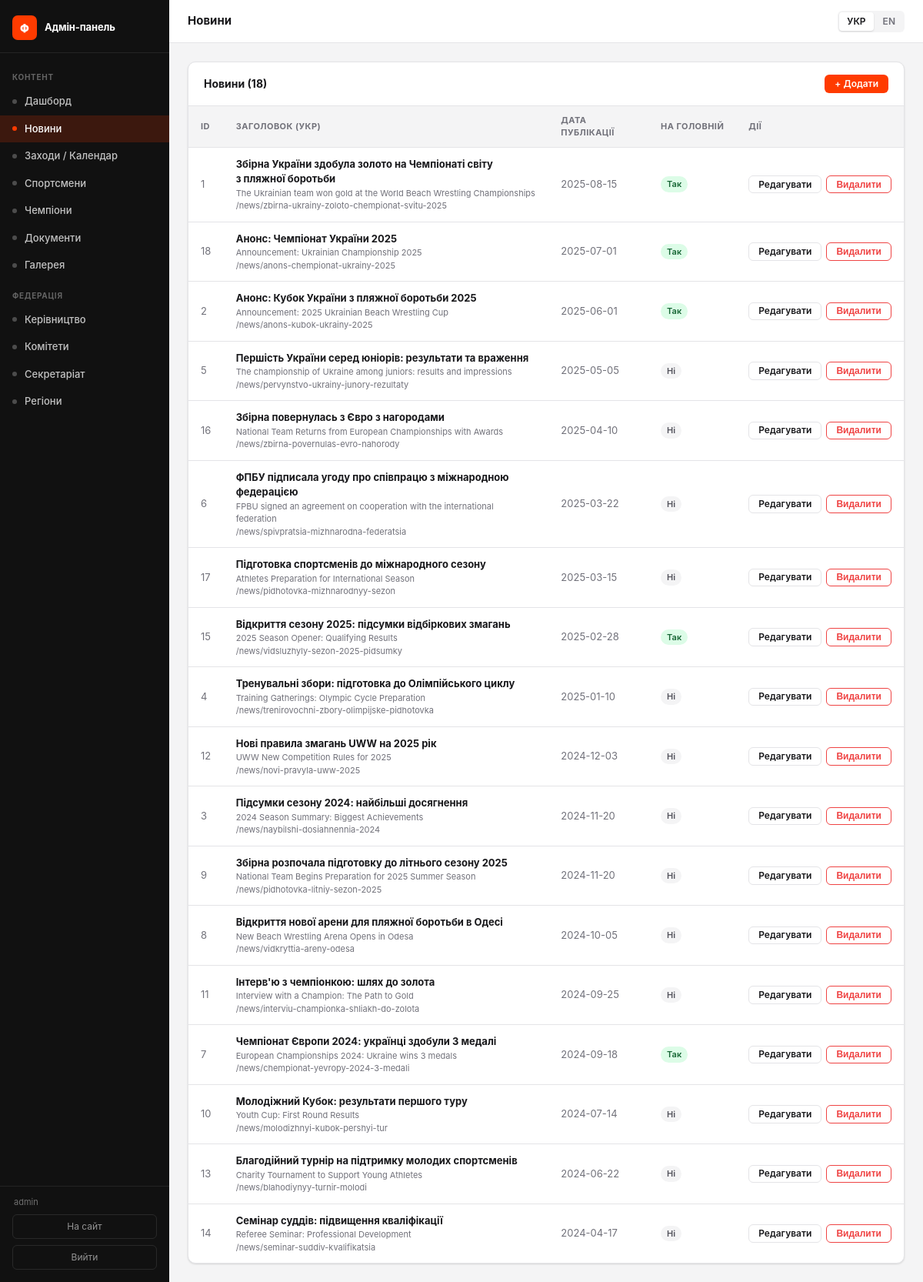
Screenshot of /admin/news (signed in) with the database file from the repository.
### tables this page shows
CREATE TABLE news (
        id INTEGER PRIMARY KEY AUTOINCREMENT,
        slug TEXT UNIQUE NOT NULL,
        title TEXT NOT NULL,
        content TEXT NOT NULL,
        cover TEXT,
        published_at TEXT NOT NULL,
        is_featured INTEGER DEFAULT 0
    , title_en TEXT, content_en TEXT);

### admin.py (the view)
@admin_bp.route('/news')
@require_admin
def news_list():
    conn = db.get_db()
    items = conn.execute("SELECT * FROM news ORDER BY published_at DESC").fetchall()
    conn.close()
    return render_template('admin/news_list.html', items=items)

### admin.py (called while the page is built)
def _lang():
    return session.get('admin_lang', 'uk')

def require_admin(f):
    @functools.wraps(f)
    def decorated(*args, **kwargs):
        if not session.get('admin_logged_in'):
            return redirect(url_for('admin.login'))
        return f(*args, **kwargs)
    return decorated

@admin_bp.context_processor
def _ctx():
    lang = _lang()
    return {
        'admin_lang': lang,
        'L': _L[lang],
        'admin_user': session.get('admin_username', ''),
        'req_endpoint': request.endpoint or '',
    }

### app.py (called while the page is built)
@app.before_request
def set_language():
    lang = request.cookies.get('lang', 'uk')
    g.lang = lang if lang in SUPPORTED_LANGS else 'uk'
    g.t    = make_t(g.lang)

@app.context_processor
def inject_globals():
    return {
        'current_year': datetime.today().year,
        'lang': g.lang,
        't': g.t,
        'icon': _icon,
    }

def _fix_text_node(text):
    text = _PREP_RE.sub(lambda m: m.group(1) + ' ', text)
    text = _YEAR_RE.sub(r'\1 \2', text)
    return text

### db.py (called while the page is built)
def get_db():
    conn = sqlite3.connect(DB_PATH)
    conn.row_factory = sqlite3.Row
    conn.execute("PRAGMA journal_mode=WAL")
    return conn

### translations.py (called while the page is built)
def make_t(lang):
    d = TRANSLATIONS.get(lang, UK)
    def t(key):
        return d.get(key, UK.get(key, key))
    return t

### templates/admin/news_list.html (shortened to what this page needs)
{% extends "admin/base.html" %}
{% block page_title %}{{ L.news }}{% endblock %}
{% block content %}
<div class="a-card">
  <div class="a-card-header">
    <div class="a-card-title">{{ L.news }} ({{ items|length }})</div>
    <a class="btn btn-primary btn-sm" href="/admin/news/new">+ {{ L.add }}</a>
  </div>
  {% if items %}
  <table class="a-table">
    <thead>
      <tr>
        <th>{{ L.id }}</th>
        <th>{{ L.title_uk }}</th>
        <th>{{ L.published_at }}</th>
        <th>{{ L.featured }}</th>
        <th>{{ L.actions }}</th>
      </tr>
    </thead>
    <tbody>
      {% for item in items %}
      <tr>
        <td class="muted">{{ item.id }}</td>
        <td>
          <strong>{{ item.title }}</strong>
          {% if item.title_en %}<div class="muted" style="font-size:11px;">{{ item.title_en }}</div>{% endif %}
          <div class="muted" style="font-size:11px;">/news/{{ item.slug }}</div>
        </td>
        <td class="muted">{{ item.published_at[:10] }}</td>
        <td>
          {% if item.is_featured %}<span class="badge badge-green">{{ L.yes }}</span>{% else %}<span class="badge badge-gray">{{ L.no }}</span>{% endif %}
        </td>
        <td>
          <div class="a-actions">
            <a class="btn btn-ghost btn-sm" href="/admin/news/{{ item.id }}/edit">{{ L.edit }}</a>
            <form method="post" action="/admin/news/{{ item.id }}/delete" style="display:inline;"
                  onsubmit="return confirm('{{ L.confirm_delete }}')">
              <button class="btn btn-sm" style="color:var(--danger);border-color:currentColor;background:transparent;" type="submit">{{ L.delete }}</button>
            </form>
          </div>
        </td>
      </tr>
      {% endfor %}
    </tbody>
  </table>
  {% else %}
  <div class="a-empty">{{ 'Новин ще немає' if admin_lang == 'uk' else 'No news yet' }}</div>
  {% endif %}
</div>
{% endblock %}

### static/css/admin.css (style rules this page uses)
*, *::before, *::after { box-sizing: border-box; margin: 0; padding: 0; }
:root { --brand: #FF3B00; --brand-hover: #e03200; --sidebar-w: 220px; --sidebar-bg: #111; --sidebar-text: rgba(255,255,255,.75); --sidebar-active: #FF3B00; --bg: #f4f4f5; --surface: #fff; --border: #e4e4e7; --text: #18181b; --muted: #71717a; --radius: 10px; --danger: #ef4444; --success: #22c55e; --shadow: 0 1px 3px rgba(0,0,0,.08), 0 1px 2px rgba(0,0,0,.06); }
html, body { height: 100%; }
body { font-family: -apple-system, BlinkMacSystemFont, 'Segoe UI', Helvetica, Arial, sans-serif; font-size: 14px; line-height: 1.5; color: var(--text); background: var(--bg); }
.a-card { background: var(--surface); border: 1px solid var(--border); border-radius: var(--radius); box-shadow: var(--shadow); overflow: hidden; }
.a-card-header { padding: 1rem 1.25rem; border-bottom: 1px solid var(--border); display: flex; align-items: center; gap: .75rem; }
.a-card-title { font-size: 14px; font-weight: 700; flex: 1; }
.a-table { width: 100%; border-collapse: collapse; font-size: 13px; }
.a-table th { text-align: left; padding: .625rem 1rem; font-size: 11px; font-weight: 700; letter-spacing: .04em; text-transform: uppercase; color: var(--muted); background: var(--bg); border-bottom: 1px solid var(--border); }
.a-table td { padding: .75rem 1rem; border-bottom: 1px solid var(--border); vertical-align: middle; }
.a-table tr:last-child td { border-bottom: none; }
.a-table .muted { color: var(--muted); }
.a-table .a-actions { display: flex; gap: .375rem; align-items: center; }
.badge { display: inline-flex; align-items: center; padding: 2px 8px; border-radius: 100px; font-size: 11px; font-weight: 600; line-height: 1.5; }
.badge-green { background: #dcfce7; color: #166534; }
.badge-gray { background: #f4f4f5; color: #52525b; }
.btn { display: inline-flex; align-items: center; gap: .375rem; padding: .5rem 1rem; border-radius: 8px; font-size: 13px; font-weight: 600; cursor: pointer; border: 1px solid transparent; text-decoration: none; transition: all .15s; line-height: 1; }
.btn-primary { background: var(--brand); color: #fff; }
.btn-ghost { background: transparent; color: var(--text); border-color: var(--border); }
.btn-sm { padding: .3rem .75rem; font-size: 12px; border-radius: 6px; }

### rows the page displays
news: id "1", title "Збірна України здобула золото на Чемпіонаті світу з пляжної боротьби", title_en "The Ukrainian team won gold at the World Beach Wrestling Championships", slug "zbirna-ukrainy-zoloto-chempionat-svitu-2025", published_at "2025-08-15", yes "Так", edit "Редагувати", delete "Видалити"
news: id "18", title "Анонс: Чемпіонат України 2025", title_en "Announcement: Ukrainian Championship 2025", slug "anons-chempionat-ukrainy-2025", published_at "2025-07-01", yes "Так", edit "Редагувати", delete "Видалити"
news: id "2", title "Анонс: Кубок України з пляжної боротьби 2025", title_en "Announcement: 2025 Ukrainian Beach Wrestling Cup", slug "anons-kubok-ukrainy-2025", published_at "2025-06-01", yes "Так", edit "Редагувати", delete "Видалити"
news: id "5", title "Першість України серед юніорів: результати та враження", title_en "The championship of Ukraine among juniors: results and impressions", slug "pervynstvo-ukrainy-junory-rezultaty", published_at "2025-05-05", no "Ні", edit "Редагувати", delete "Видалити"
news: id "16", title "Збірна повернулась з Євро з нагородами", title_en "National Team Returns from European Championships with Awards", slug "zbirna-povernulas-evro-nahorody", published_at "2025-04-10", no "Ні", edit "Редагувати", delete "Видалити"
news: id "6", title "ФПБУ підписала угоду про співпрацю з міжнародною федерацією", title_en "FPBU signed an agreement on cooperation with the international federation", slug "spivpratsia-mizhnarodna-federatsia", published_at "2025-03-22", no "Ні", edit "Редагувати", delete "Видалити"
news: id "17", title "Підготовка спортсменів до міжнародного сезону", title_en "Athletes Preparation for International Season", slug "pidhotovka-mizhnarodnyy-sezon", published_at "2025-03-15", no "Ні", edit "Редагувати", delete "Видалити"
news: id "15", title "Відкриття сезону 2025: підсумки відбіркових змагань", title_en "2025 Season Opener: Qualifying Results", slug "vidsluzhyly-sezon-2025-pidsumky", published_at "2025-02-28", yes "Так", edit "Редагувати", delete "Видалити"
news: id "4", title "Тренувальні збори: підготовка до Олімпійського циклу", title_en "Training Gatherings: Olympic Cycle Preparation", slug "trenirovochni-zbory-olimpijske-pidhotovka", published_at "2025-01-10", no "Ні", edit "Редагувати", delete "Видалити"
news: id "12", title "Нові правила змагань UWW на 2025 рік", title_en "UWW New Competition Rules for 2025", slug "novi-pravyla-uww-2025", published_at "2024-12-03", no "Ні", edit "Редагувати", delete "Видалити"
news: id "3", title "Підсумки сезону 2024: найбільші досягнення", title_en "2024 Season Summary: Biggest Achievements", slug "naybilshi-dosiahnennia-2024", published_at "2024-11-20", no "Ні", edit "Редагувати", delete "Видалити"
news: id "9", title "Збірна розпочала підготовку до літнього сезону 2025", title_en "National Team Begins Preparation for 2025 Summer Season", slug "pidhotovka-litniy-sezon-2025", published_at "2024-11-20", no "Ні", edit "Редагувати", delete "Видалити"
news: id "8", title "Відкриття нової арени для пляжної боротьби в Одесі", title_en "New Beach Wrestling Arena Opens in Odesa", slug "vidkryttia-areny-odesa", published_at "2024-10-05", no "Ні", edit "Редагувати", delete "Видалити"
news: id "11", title "Інтерв'ю з чемпіонкою: шлях до золота", title_en "Interview with a Champion: The Path to Gold", slug "interviu-championka-shliakh-do-zolota", published_at "2024-09-25", no "Ні", edit "Редагувати", delete "Видалити"
news: id "7", title "Чемпіонат Європи 2024: українці здобули 3 медалі", title_en "European Championships 2024: Ukraine wins 3 medals", slug "chempionat-yevropy-2024-3-medali", published_at "2024-09-18", yes "Так", edit "Редагувати", delete "Видалити"
news: id "10", title "Молодіжний Кубок: результати першого туру", title_en "Youth Cup: First Round Results", slug "molodizhnyi-kubok-pershyi-tur", published_at "2024-07-14", no "Ні", edit "Редагувати", delete "Видалити"
news: id "13", title "Благодійний турнір на підтримку молодих спортсменів", title_en "Charity Tournament to Support Young Athletes", slug "blahodiynyy-turnir-molodi", published_at "2024-06-22", no "Ні", edit "Редагувати", delete "Видалити"
news: id "14", title "Семінар суддів: підвищення кваліфікації", title_en "Referee Seminar: Professional Development", slug "seminar-suddiv-kvalifikatsia", published_at "2024-04-17", no "Ні", edit "Редагувати", delete "Видалити"

### other values shown
{{ L.admin_panel }} "Адмін-панель"
{{ 'Контент' if admin_lang == 'uk' else 'Content' }} "КОНТЕНТ"
{{ L.dashboard }} "Дашборд"
{{ L.news }} "Новини"
{{ L.events }} "Заходи / Календар"
{{ L.athletes }} "Спортсмени"
{{ L.champions }} "Чемпіони"
{{ L.documents }} "Документи"
{{ L.gallery }} "Галерея"
{{ 'Федерація' if admin_lang == 'uk' else 'Federation' }} "ФЕДЕРАЦІЯ"
{{ L.leadership }} "Керівництво"
{{ L.committees }} "Комітети"
{{ L.secretariat }} "Секретаріат"
{{ L.regions }} "Регіони"
{{ admin_user }} "admin"
